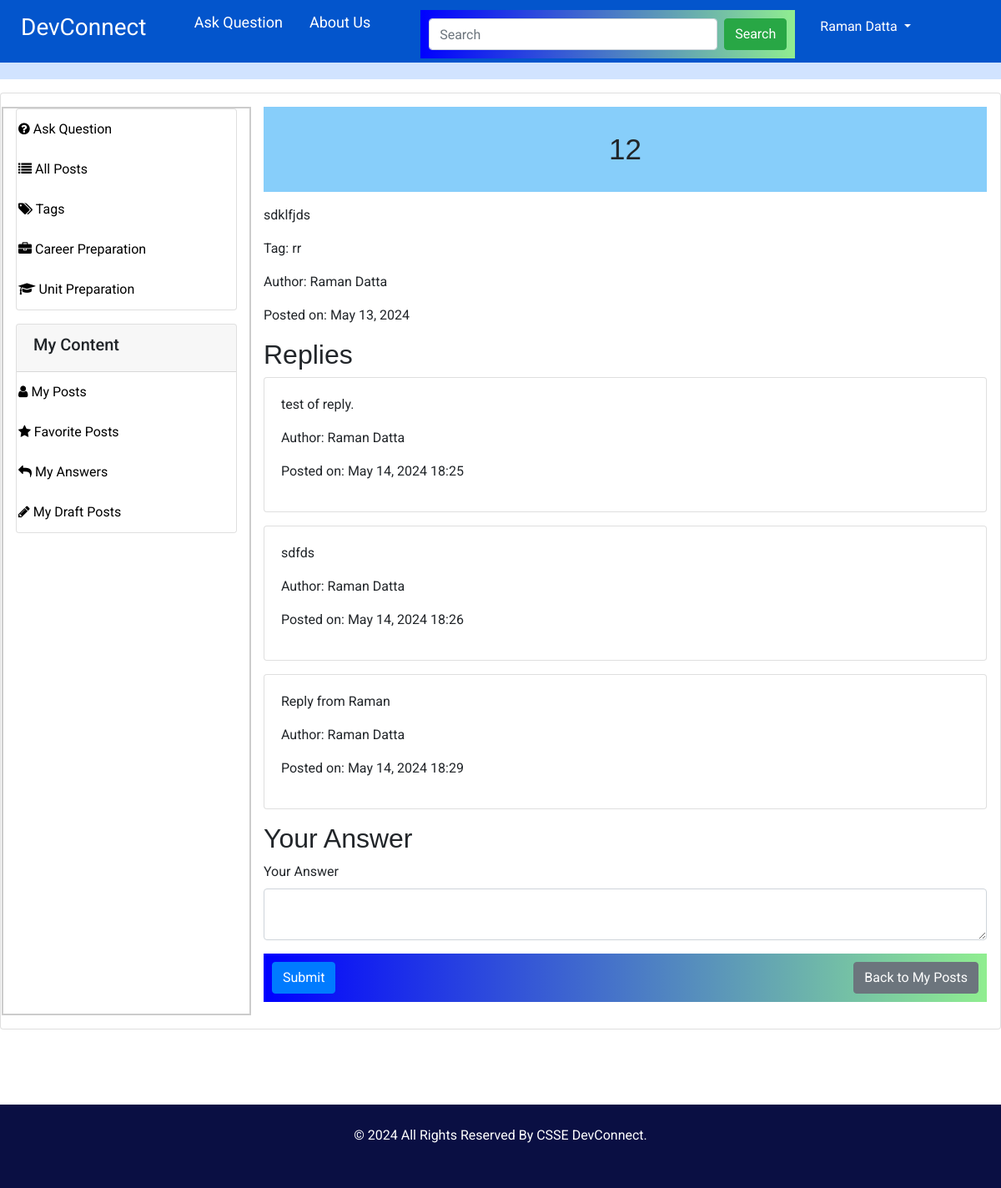
Screenshot of /post/1?origin=my_posts (signed in) with the database file from the repository.
### app/models/model.py (models this page shows, shortened)
class Posts(db.Model):
    __tablename__ = "posts"
    id = db.Column(db.Integer, primary_key=True)
    title = db.Column(db.String(255), nullable=False)
    content = db.Column(db.Text, nullable=False)
    author_id = db.Column(db.Integer, db.ForeignKey('users.id'))
    date_posted = db.Column(db.DateTime, default=datetime.utcnow)
    deleted = db.Column(db.Boolean, default=False)
    answered = db.Column(db.Boolean, default=False)
    tag_id = db.Column(db.Integer, db.ForeignKey('tags.id'))
    career_preparation = db.Column(db.Boolean, default=False)
    is_draft = db.Column(db.Boolean, default=False)  # New column to indicate if the post is a draft
    author = db.relationship('User', backref=db.backref('posts', lazy=True))
    tag = db.relationship('Tag', backref=db.backref('posts', lazy=True))

class Tag(db.Model):
    __tablename__ = "tags"
    id = db.Column(db.Integer, primary_key=True)
    tag = db.Column(db.String(100), nullable=False)

class User(UserMixin, db.Model):
    __tablename__ = "users"
    id = db.Column(db.Integer, primary_key=True)
    first_name = db.Column(db.String(100), nullable=False)
    last_name = db.Column(db.String(100), nullable=False)
    uwa_id = db.Column(db.String(100), unique=True, nullable=False)
    email = db.Column(db.String(100), unique=True, nullable=False)
    major = db.Column(db.String(100), nullable=False)
    password_hash = db.Column(db.String(200), nullable=False)
    user_image = db.Column(db.String(200))
    is_disabled = db.Column(db.Boolean, default=False)
    timestamp = db.Column(db.DateTime, default=datetime.utcnow)
    role = db.Column(db.String(100))
    @property
    def is_active(self):
        return not self.is_disabled

class Reply(db.Model):
    __tablename__ = "replies"
    id = db.Column(db.Integer, primary_key=True)
    post_id = db.Column(db.Integer, db.ForeignKey('posts.id'), nullable=False)
    author_id = db.Column(db.Integer, db.ForeignKey('users.id'), nullable=False)
    answer = db.Column(db.Text, nullable=False)
    answered_accepted = db.Column(db.Boolean, default=False)
    deleted = db.Column(db.Boolean, default=False)
    timestamp = db.Column(db.DateTime, default=datetime.utcnow)
    post = db.relationship('Posts', backref=db.backref('replies', lazy=True))
    author = db.relationship('User', backref=db.backref('replies', lazy=True))

### app/controllers/main_controller.py (the view, shortened to what this page needs)
@main.route('/post/<int:post_id>', methods=['GET', 'POST'])
@login_required
def view_post(post_id):
    post = Posts.query.get_or_404(post_id)
    origin = request.args.get('origin', 'posts')  # Default to 'posts' if not provided
    author = User.query.get_or_404(post.author_id)
    replies = Reply.query.filter_by(post_id=post_id).order_by(Reply.timestamp.asc()).all()
    form = ReplyForm()
    return render_template('main/view_post.html', post=post, author=author, replies=replies, form=form, origin=origin)

### app/forms.py
class ReplyForm(FlaskForm):
    answer = CKEditorField('Your Answer', validators=[DataRequired()])
    submit = SubmitField('Submit')

### app/__init__.py (called while the page is built)
def create_app(config_class=Config):
    app = Flask(__name__)
    ckeditor = CKEditor(app)
    app.config.from_object(config_class)
    db.init_app(app)
    migrate.init_app(app, db)
    mail.init_app(app)
    login_manager.init_app(app)  # Attach LoginManager to the app
    login_manager.login_view = 'auth.login'  # Define the login view
    login_manager.login_message = "Please log in to access this page."  # Optional: Customize the login message
    @login_manager.user_loader
    def load_user(user_id):
        from app.models.model import User  # Import inside to avoid circular import issues
        user = User.query.get(int(user_id))
        return user
    from app.controllers.auth_controller import auth
    from app.controllers.main_controller import main
    app.register_blueprint(auth, url_prefix='/auth')
    app.register_blueprint(main)
    return app

### app/controllers/main_controller.py (called while the page is built)
@main.before_app_request
def add_tags_to_sidebar():
    if current_user.is_authenticated:
        tags_with_counts = db.session.query(
            Tag.id,
            Tag.tag,
            func.count(Posts.id).label('post_count')
        ).join(Posts, Posts.tag_id == Tag.id).group_by(Tag.id).all()
        g.tags = tags_with_counts
    else:
        g.tags = []

### app/templates/main/view_post.html (shortened to what this page needs)
{% extends "includes/layout.html" %}
{% block content %}
<div class="card p-3 mt-3">
    <div class="row">
        {% include "includes/sidebar.html" %}
        <div class="col-md-9">
            <h1>{{ post.title }}</h1>
            <p>{{ post.content|safe }}</p>
            <p>Tag: {{ post.tag.tag if post.tag else 'N/A' }}</p>
            <p>Author: {{ author.first_name }} {{ author.last_name }}</p>
            <p>Posted on: {{ post.date_posted.strftime('%B %d, %Y') }}</p>
            <h2>Replies</h2>
            {% for reply in replies %}
            <div class="card mb-3">
                <div class="card-body">
                    <p>{{ reply.answer }}</p>
                    <p>Author: {{ reply.author.first_name }} {{ reply.author.last_name }}</p>
                    <p>Posted on: {{ reply.timestamp.strftime('%B %d, %Y %H:%M') }}</p>
                </div>
            </div>
            {% endfor %}
            <h2>Your Answer</h2>
            <form method="post">
                <div class="mb-3">
                    {{ form.answer.label(class="form-label") }}
                    {{ form.answer(class="form-control") }}
                </div>
                <div class="mb-3 d-flex justify-content-between">
                    {{ form.submit(class="btn btn-primary") }}
                    {% if origin == 'tag' %}
                    <a href="{{ url_for('main.posts_by_tag', tag_id=post.tag_id) }}" class="btn btn-secondary">Back to Tag Posts</a>
                    {% elif origin == 'my_posts' %}
                    <a href="{{ url_for('main.my_posts') }}" class="btn btn-secondary">Back to My Posts</a>
                    {% elif origin == 'my_favorites' %}
                    <a href="{{ url_for('main.my_favorites') }}" class="btn btn-secondary">Back to Favorite Posts</a>
                    {% elif origin == 'my_answers' %}
                    <a href="{{ url_for('main.my_answers') }}" class="btn btn-secondary">Back to My Answers</a>
                    {% elif origin == 'drafts' %}
                    <a href="{{ url_for('main.drafts') }}" class="btn btn-secondary">Back to My Draft Posts</a>
                    {% else %}
                    <a href="{{ url_for('main.posts') }}" class="btn btn-secondary">Back to All Posts</a>
                    {% endif %}
                </div>
            </form>
        </div>
    </div>
</div>
{% endblock %}

### app/static/css/style.css (style rules this page uses)
body { font-family: "Roboto", sans-serif; color: #040000; }
h1, h2 { font-family: 'Merriweather Sans', sans-serif; }
a, a:hover, a:focus { text-decoration: none; }

### rows the page displays
Posts: title "12", content "sdklfjds", date_posted "May 13, 2024"
Tag: tag "rr"
User: first_name "Raman", last_name "Datta"
Reply: answer "test of reply.", author.first_name "Raman", author.last_name "Datta", timestamp "May 14, 2024 18:25"
Reply: answer "sdfds", author.first_name "Raman", author.last_name "Datta", timestamp "May 14, 2024 18:26"
Reply: answer "Reply from Raman", author.first_name "Raman", author.last_name "Datta", timestamp "May 14, 2024 18:29"

### other values shown
{{ session['user_name'] }} "Raman Datta"
